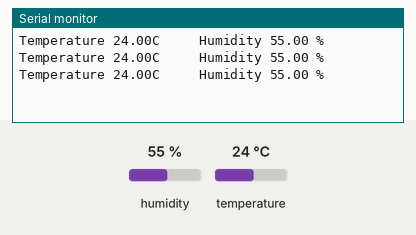
Recording of a sketch running on a simulated Arduino Uno, built with avr-gcc and run on an emulated ATmega328P. Parts: the last lines printed to the serial monitor. Inputs (shaded band) come from the test bench; at power-on: humidity 55 %, temperature 24 °C.

Above: at 2.8 s.
2.9 s: humidity set to 22 %
At 5.5 s:
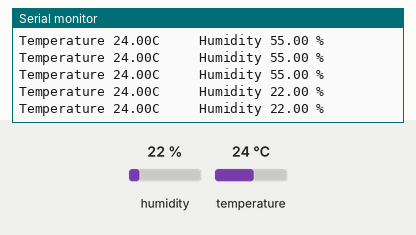
5.6 s: temperature set to 12 °C
At 6.5 s:
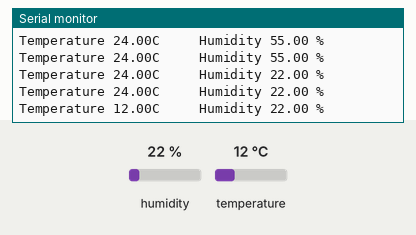
8.3 s: humidity set to 40 %
At 9.8 s:
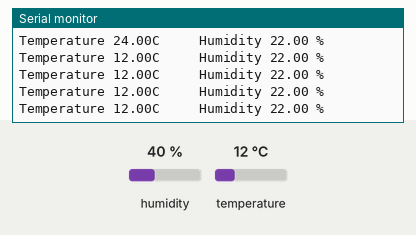
Timing chart, 0 to 11.3 s (numbered marks = the images above; inputs shaded):
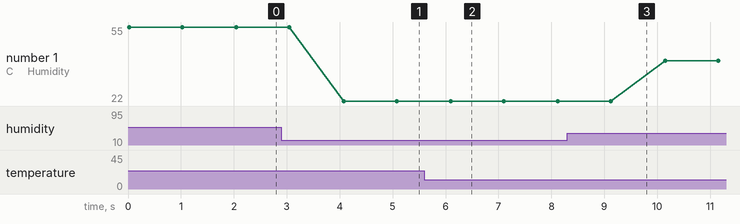

Measured:
- after the input at 2.9 s, the serial monitor: prints a new line after 1.2 s (image 1)
- after the input at 5.6 s, the serial monitor: prints a new line after 0.50 s (image 2)
- plotted number 1: 55 → 22 after the input at 2.9 s, 22 → 40 after the input at 8.3 s

The sketch:

DHT_1.ino
```cpp
#include <DHT.h>
DHT dht(7, DHT11);
int dataPin=7;
void setup()
{
  Serial.begin(9600);
  dht.begin();
}
void loop()
{
  float temp=dht.readTemperature();
  float hum=dht.readHumidity();
  Serial.print("Temperature ");
  Serial.print(temp);
  Serial.print("C");
  Serial.print("     Humidity ");
  Serial.print(hum);
  Serial.print(" %");
  Serial.println();
  delay(1000);
}
```
